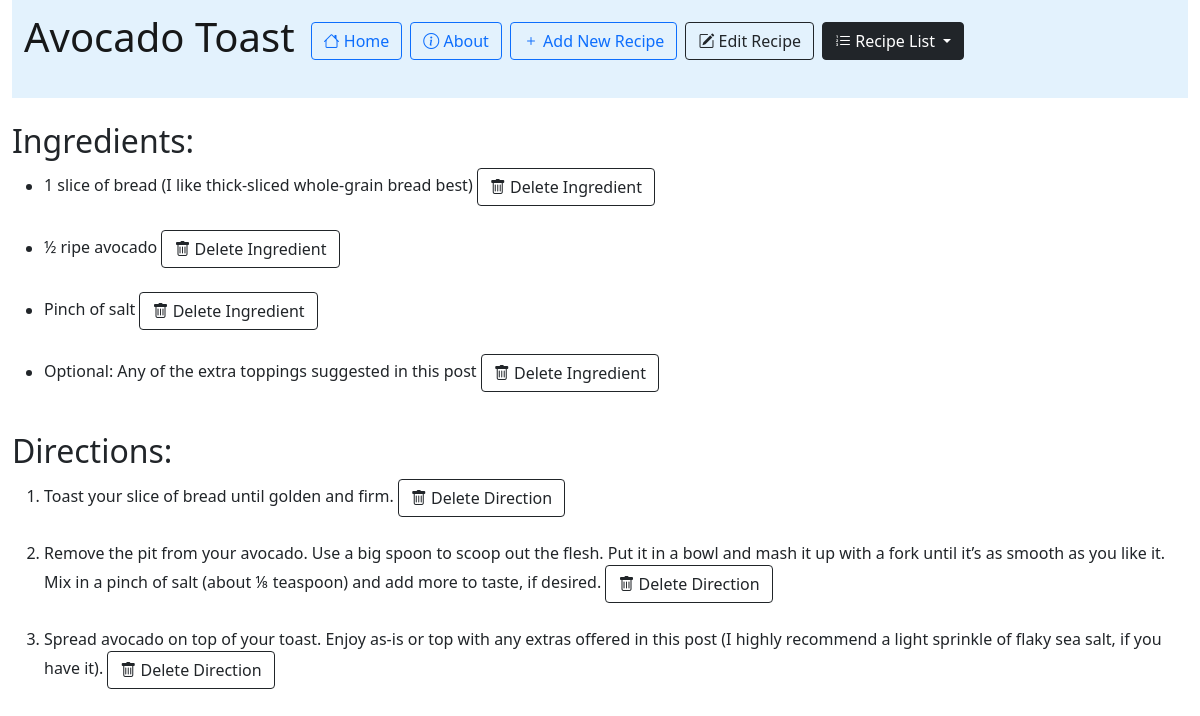
Screenshot of /recipe_app/249/ with the database file from the repository.
### recipe_app/models.py (models this page shows, shortened)
class Recipe(models.Model):
    recipe_name = models.CharField(max_length=200)
    pub_date= models.DateTimeField('date published')

class Ingredient(models.Model):
    ingredient_name = models.CharField(max_length=200)
    recipe = models.ForeignKey(Recipe, on_delete=models.CASCADE)

class Direction(models.Model):
    step = models.TextField()
    recipe = models.ForeignKey(Recipe, on_delete=models.CASCADE)

### recipe_app/views.py (the view)
# urls.py: path('<int:recipe_id>/', views.recipe_page, name='recipe_page'),
def recipe_page(request, recipe_id):
    our_recipe = Recipe.objects.get(pk=recipe_id)
    try:
        our_recipe
    except Recipe.DoesNotExist:
        raise Http404("Recipe does not exist")
    latest_recipe_list = Recipe.objects.order_by('-pub_date')
    return render(request, 'recipe_app/recipe_page.html', {'latest_recipe_list': latest_recipe_list, 'recipe': our_recipe})

### recipe_app/templates/recipe_app/recipe_page.html (shortened to what this page needs)
{% extends "recipe_app/base.html" %}
{% block content %}
<div class="container-fluid">
<nav class="navbar navbar-light" style="background-color: #e3f2fd;">
  <form class="container-fluid justify-content-start">
    <a class="navbar-brand" ><h1>{{ recipe.recipe_name }}</h1></a>
    <a class="btn btn-outline-primary me-2" type="button" href="/recipe_app"><i class="bi bi-house"></i> Home</a>
    <a class="btn btn-outline-primary me-2" type="button" href="/recipe_app/about"><i class="bi bi-info-circle"></i> About</a>
    <a class="btn btn-outline-primary me-2" type="button" href="/recipe_app/add"><i class="bi bi-plus"></i> Add New Recipe</a>
    <a class="btn btn-outline-dark me-2" type="button" href="/recipe_app/{{ recipe.id }}/edit_recipe"><i class="bi bi-pencil-square"></i> Edit Recipe</a>
    <div class="dropdown">
        <button class="btn btn-outline-dark me-2 active dropdown-toggle" type="button" id="dropdownMenuButton2" data-bs-toggle="dropdown" aria-expanded="false">
            <i class="bi bi-list-ol"></i> Recipe List
        </button>
    </div>
  </form>
</nav>
<br>
{% if recipe.ingredient_set.all %}
    <h2> Ingredients: </h2>
    <ul>{% for ingredient in recipe.ingredient_set.all %}
        <li>{{ ingredient.ingredient_name }}
        <a href="{% url 'recipe_app:delete_ingredient' recipe.id ingredient.id %}"><button class="btn btn-outline-dark" type="button"><i class="bi bi-trash"></i> Delete Ingredient</button></a></li>
        <br>
    {% endfor %}</ul>
{% else %}
    <p>No ingredients have been added to the recipe.</p>
{% endif %}
{% if recipe.direction_set.all %}
<h2> Directions: </h2>
<ol>{% for direction in recipe.direction_set.all %}
    <li>{{ direction.step }}
    <a href="{% url 'recipe_app:delete_direction' recipe.id direction.id %}"><button class="btn btn-outline-dark" type="button"><i class="bi bi-trash"></i> Delete Direction</button></a></li>
    <br>
{% endfor %}</ol>
{% else %}
    <p>No directions have been added to the recipe.</p>
{% endif %}
<br><br>
</div>
{% endblock %}

### rows the page displays
Recipe: recipe_name "Avocado Toast"
Ingredient: ingredient_name "1 slice of bread (I like thick-sliced whole-grain bread best)"
Ingredient: ingredient_name "½ ripe avocado"
Ingredient: ingredient_name "Pinch of salt"
Ingredient: ingredient_name "Optional: Any of the extra toppings suggested in this post"
Direction: step "Toast your slice of bread until golden and firm."
Direction: step "Remove the pit from your avocado. Use a big spoon to scoop out the flesh. Put it in a bowl and mash it up with a fork until it’s as smooth as you like it. Mix in a pinch of salt (about ⅛ teaspoon) and add more to taste, if desired."
Direction: step "Spread avocado on top of your toast. Enjoy as-is or top with any extras offered in this post (I highly recommend a light sprinkle of flaky sea salt, if you have it)."
